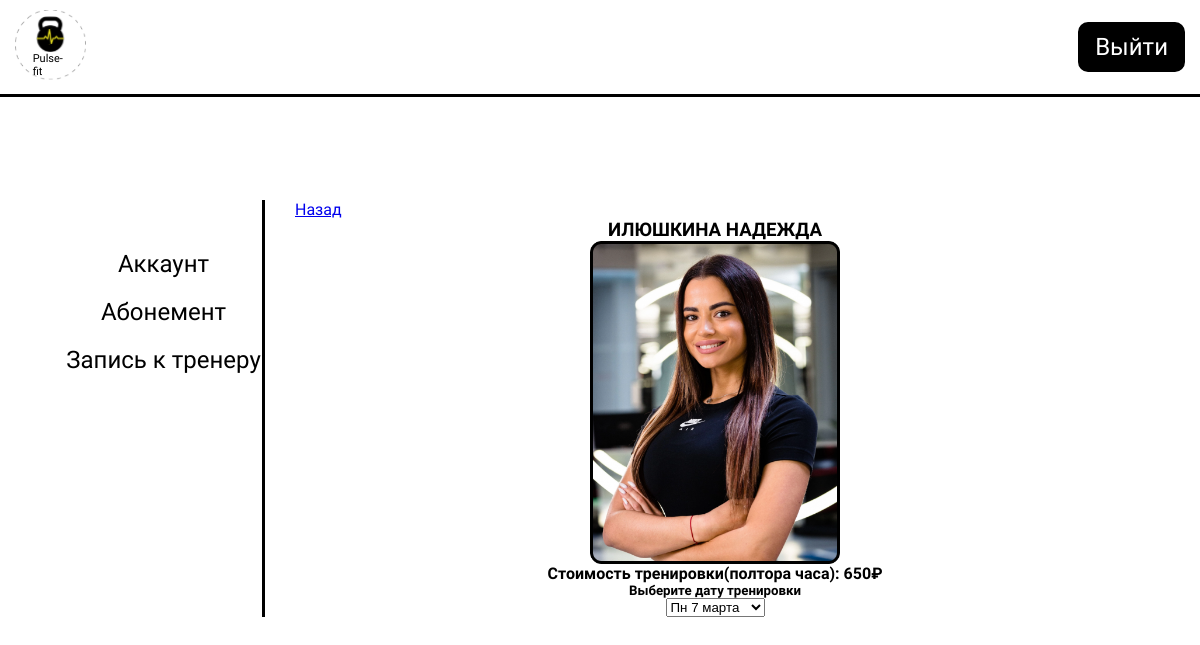
Page /coach.php on the committed database.
### tables this page shows
CREATE TABLE `coaches` (
  `id` int(11) NOT NULL,
  `name` varchar(255) NOT NULL,
  `img` varchar(255) DEFAULT NULL,
  `price` int(30) DEFAULT NULL
);

### helpers/query.php (called while the page is built, shortened)
<?php
function getCoachesQuery($id = null)
{
    return "SELECT * FROM coaches";
}

### coach.php (the view, shortened to what this page needs)
<?php
include './components/db.php';
include './helpers/query.php';
include './components/headerAcc.php';
$dayFromEnglishToRussian = ["Monday" => "Пн", "Tuesday" => "Вт", "Wednesday" => "Ср", "Thursday" => "Чт", "Friday" => "Пт", "Saturday" => "Сб", "Sunday" => "Вс"];
$months_name = [
    'января', 'февраля', 'марта',
    'апреля', 'мая', 'июня',
    'июля', 'августа', 'сентября',
    'октября', 'ноября', 'декабря'
];
$coachQuery = mysqli_query($conn, getCoachesQuery($_GET["id"]));
$resultCoaches = mysqli_fetch_assoc($coachQuery);
$dates = [];
$today =  getdate();
for ($i = 1; count($dates) !== 7; $i++) {
    $dateStamp = mktime(0, 0, 0, $today["mon"], $today["mday"] + $i, $today["year"]);
    $date = getdate($dateStamp);
    $date["full_date"] = date('Y-m-d', $dateStamp);
    if ($date["wday"] == 0 || $date["wday"] == 6) continue;
    $dates[$i] = $date;
}
?>
<div class="acc__body">
    <div class="container">
        <div class="acc__inner">
            <?php
            include './components/accSidebar.php';
            ?>
            <div class="acc__content">
                <div class="coach__back_link_wrapper">
                    <a href="./coach_list.php">Назад</a>
                    <?php
                    $imgStr = $resultCoaches["img"];
                    $name = $resultCoaches["name"];
                    $price = $resultCoaches["price"];
                    ?>
                    <div class="coaches__item_wrapper">
                        <h3><?php echo $name ?></h3>
                        <img src=<?php echo "./img/coaches/$imgStr" ?> alt='Картинка'>
                        <h4>Стоимость тренировки(полтора часа): <?php echo $price ?>&#8381;</h4>
                        <h5>Выберите дату тренировки</h5>
                        <select class="coach__select_time" placeholder="Выберите дату" def>
                            <?php foreach ($dates as $key => $value) {
                                $valueDate = $value["full_date"];
                                $optionStr = $dayFromEnglishToRussian[$value["weekday"]] . ' ' . $value["mday"] . ' ' . $months_name[$value["mon"] - 1];
                                echo "<option value=\"$valueDate\" >$optionStr</option>";
                            } ?>
                        </select>
                    </div>
                </div>
            </div>
        </div>
    </div>
</div>

### styles/pages/main.css (style rules this page uses)
* { margin: 0; padding: 0; box-sizing: border-box; }
body { font-family: 'Oswald', sans-serif; font-weight: normal; }
.container { max-width: 1230px; padding: 0 15px; margin: 0 auto; width: 100%; margin-top: 100px; }
.container { max-width: 1330px; margin: 0 auto; width: 100%; padding: 0 15px; }

### styles/pages/account.css (style rules this page uses)
.acc__inner { display: flex; }
.acc__body { margin-top: 200px; }

### styles/pages/record.css (style rules this page uses)
.coaches__item_wrapper { display: flex; flex-direction: column; align-items: center; }
.coaches__item_wrapper img { max-width: 250px; }

### styles/pages/coach.css (style rules this page uses)
.coach__back_link_wrapper { width: 100%; margin-left: 30px; }

### styles/components/accSidebar.css (style rules this page uses)
.acc__content { width: 100%; display: flex; justify-content: center; }

### styles/media/index.css (style rules this page uses)
@media (max-width: 1500px) { .container { max-width: 1200px; } }
@media (max-width: 1250px) { .container { max-width: 1100px; } }

### rows in the picture
coaches: name "ИЛЮШКИНА НАДЕЖДА", img (picture), price "650"

### other values in the picture
form field value "Пн 7 марта"
